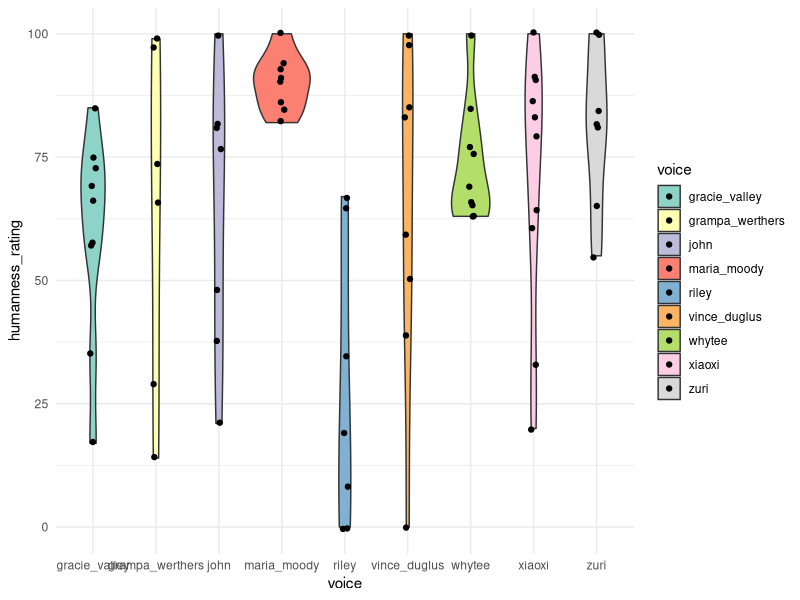
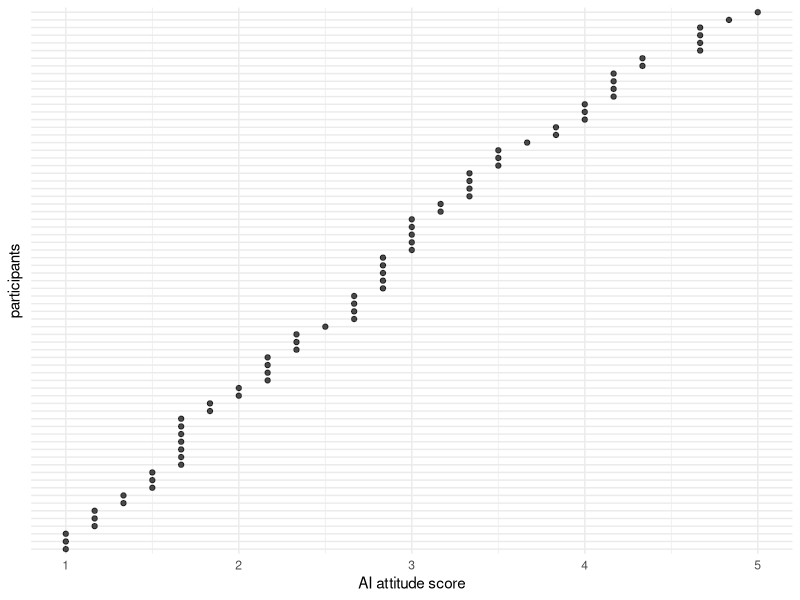
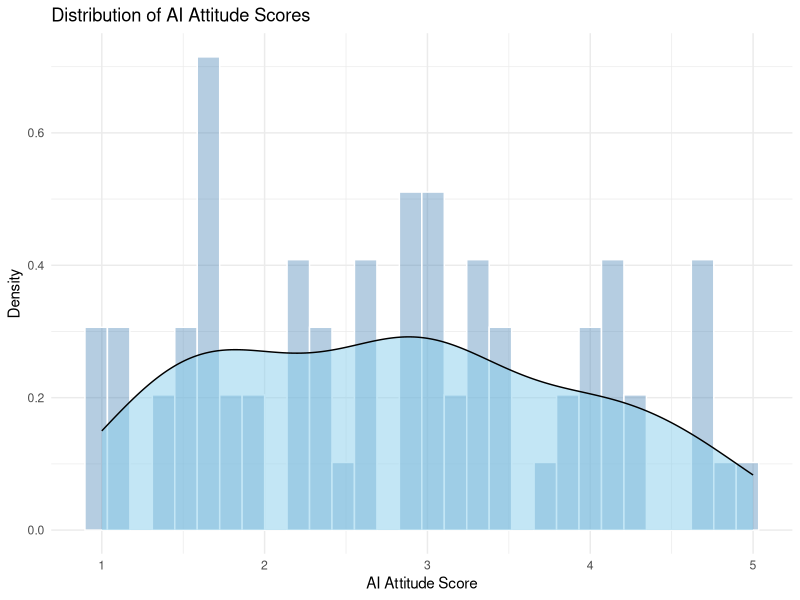
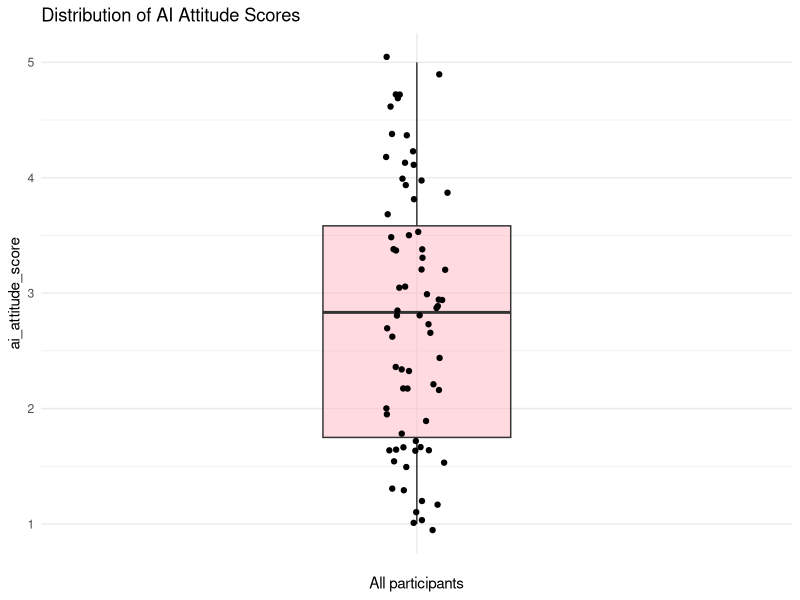

Source code (R) for these figures, in order:
## ---- chunk 1
library(dplyr)
library(ggplot2)
library(tidyr)
library(forcats)
## ---- chunk 2
raw_df <- read.csv("../data/pilot-responses-combined.csv")
raw_df <- raw_df %>% 
  group_by(subject_id) %>%
  mutate(ai_score = sum(cognitive_1, cognitive_2, 
                         affective_1, affective_2, 
                         behavioral_1, behavioral_2)/6)
## ---- chunk 3
head(raw_df)
## ---- chunk 4
categories <- list(
  content     = c("rainbow", "horizon", "rain", "light", "sunlight", "colors", "prism", "the", "color",
                    "informative", "descriptive", "sun", "when", "arc", "arch", "beyond",
                    "clouds", "colours", "earth", "ending", "explainer", "explanation",
                    "forms", "freedom", "god", "green", "hits", "peace", "promise",
                    "rainbaw", "rainbows", "red", "reflecting", "shape", "single", "sky",
                    "spectrum", "storylike", "sunshine", "two ends", "vision", "water",
                    "weather", "wordy"),
  gender      = c("woman", "female", "male", "feminine", "girl", "man", "dude", "girly", "lady",
                    "masculine"),
  age         = c("older", "young", "elderly", "old"),
  affect      = c("calm", "enthusiastic", "calming", "curious", "passionate", "angry", "attentive",
                    "disinterested", "energetic", "enthused", "euphoric", "excited",
                    "happiness", "happy", "invested", "joyful", "moody", "nonchalant",
                    "peaceful", "pensive", "relaxed", "stoked"),
  personality = c("confident", "gentle", "kind", "assertive", "caring", "cautious", "dominant", "entitled",
                    "forceful", "friendly", "opinionated", "outgoing", "patient", "sassy",
                    "snooty", "stern", "stoic", "sweet"),
  competence  = c("smart", "educated", "science", "professional", "scientific", "wise", "academic",
                    "accurate", "articulate", "credible", "detailed", "idiot", "impaired",
                    "important", "informed", "intelligent", "knowledgeable", "percise",
                    "profound", "proper", "stupid", "thorough", "thoughtful",
                    "unintelligent", "unprofessional", "well spoken"),
  naturalness = c("fake", "artificial", "ai generated", "digital", "inauthentic", "manufactured", "natural",
                    "robotic", "scripted", "unrealistic"),
  prosody     = c("cadence", "emphasis", "even", "flat", "monotone", "monotoned", 
                  "monotonous", "powerful", "questioning", "slow"),
  voice_quality = c("clear", "deep", "raspy", "grainy", "nasal", "nasally", "rich", "full", "smooth", "whine"), 
  intensity = c("loud", "projective", "quiet", "soft-spoken", "softspoken"), 
  persona     = c("storyteller", "surfer", "teacher", "cartoon", "documentary", "educator", "guider",
                    "instructor", "leprechaun", "morgan freeman", "preppy",
                    "school", "scientist", "smoker", "story teller", "student", "tv voice",
                    "valley girl", "weed", "wizard", "grandma"),
  appearance    = c("black", "white",  "blonde"),
  locale = c("american", "california", "californian", "new yorker", "city", "culture", "urban"),
  evaluation  = c("annoying", "beautiful", "interesting", "boring", "confusing", "cool", "corny",
                    "creative", "dreamy", "forgettable", "fun", "good", "grating", "odd",
                    "pleasant", "quality", "tiring", "dramatic", "vivid", "colorful", "emotive", "exaggerated")
)

assign_category <- function(response) {
  if (is.na(response) || response == "") return(NA_character_)
  for (cat_name in names(categories)) {
    if (response %in% categories[[cat_name]]) {
      return(cat_name)
    }
  }
  return("unknown")
}

analysis_df <- raw_df %>%
  mutate(across(
    .cols = c(word_1, word_2, word_3, word_4, word_5),
    .fns  = ~ sapply(tolower(trimws(.x)), assign_category),
    .names = "category_{.col}"
  )) %>%
  rename_with(~ gsub("category_word_", "category_", .x), starts_with("category_word_"))
## ---- chunk 5
analysis_df %>% 
  group_by(voice) %>% 
  summarise(
    mean = mean(humanness_rating),
    sd = sd(humanness_rating), 
    median = median(humanness_rating)
  )
## ---- chunk 6

ggplot(analysis_df, aes(voice, humanness_rating, fill = voice)) + 
  geom_violin() +
  scale_fill_brewer(palette = "Set3") +
  geom_jitter(width = 0.05) +
  theme_minimal()

## ---- chunk 7
category_counts <- analysis_df %>%
  pivot_longer(
    cols = category_1:category_5,
    names_to = "word_number",
    values_to = "category"
  ) %>%
  count(category, sort = TRUE)
## ---- chunk 8
View(category_counts)
## ---- chunk 9
analysis_df <- analysis_df %>%
  rowwise() %>%
  mutate(ai_attitude_score = rowMeans(across(c(cognitive_1, behavioral_1, affective_1, cognitive_2, affective_2, behavioral_2))))
## ---- chunk 10

ai_attitude_plot <- ggplot(analysis_df, aes(x = ai_attitude_score, y = fct_reorder(source_file, ai_attitude_score))) +
  geom_point(size = 1.5, alpha = 0.7) +
  labs(x = "AI attitude score", y = "participants") + 
  theme_minimal() +
  theme(axis.text.y = element_blank())
## ---- chunk 11
ai_attitude_plot
## ---- chunk 12
ggplot(analysis_df, aes(x = ai_attitude_score)) +
  geom_histogram(aes(y = after_stat(density)), 
                 fill = "steelblue", 
                 color = "white", 
                 alpha = 0.4,
                 bins = 30) +       
  geom_density(fill = "skyblue", alpha = 0.5) +
  labs(title = "Distribution of AI Attitude Scores", x = "AI Attitude Score", y = "Density") +
  theme_minimal()
## ---- chunk 13
ggplot(analysis_df, aes(x = "", y = ai_attitude_score)) +
  geom_boxplot(fill = "lightpink", alpha = 0.5, width = 0.3) +
  labs(title = "Distribution of AI Attitude Scores", 
       x = "All participants") +
  geom_jitter(width = 0.05)+
  theme_minimal()
